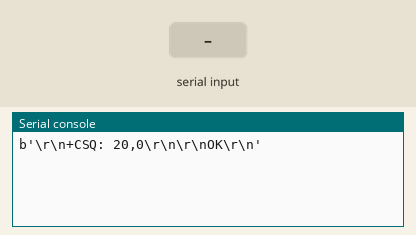
The program below on a simulated CircuitPython board. On the bench: the last lines printed to the serial console. The test bench sets the inputs (shaded band). The modem accepts every AT command (registered, SIM ready, sends succeed) and sends nothing else.

Above: at 1.2 s.
1.3 s: "1\n" received over the second serial link
At 4.7 s:
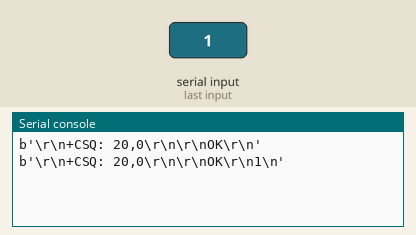
5.2 s: "0\n" received over the second serial link
6.7 s: "2\n" received over the second serial link
At 10.6 s:
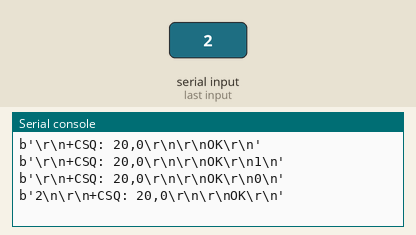

The program:

netstat.py
```python
import time
import board
import busio
import digitalio

uart = busio.UART(board.TX, board.RX, baudrate=115200,timeout=10)


while True:
    uart.write(bytes('AT+CSQ\r\n',"ascii"))
    #uart.write(bytes('AT\r\n',"ascii"))
    time.sleep(1)
    #data=uart.read(uart.in_waiting).decode()
    data=uart.read(uart.in_waiting)
    print(data)
    time.sleep(2)
```

Measured:
- after the input at 1.3 s, the serial console: prints a new line after 2.7 s (image 1)
- after the input at 6.7 s, the serial console: prints a new line after 3.3 s (image 2)
